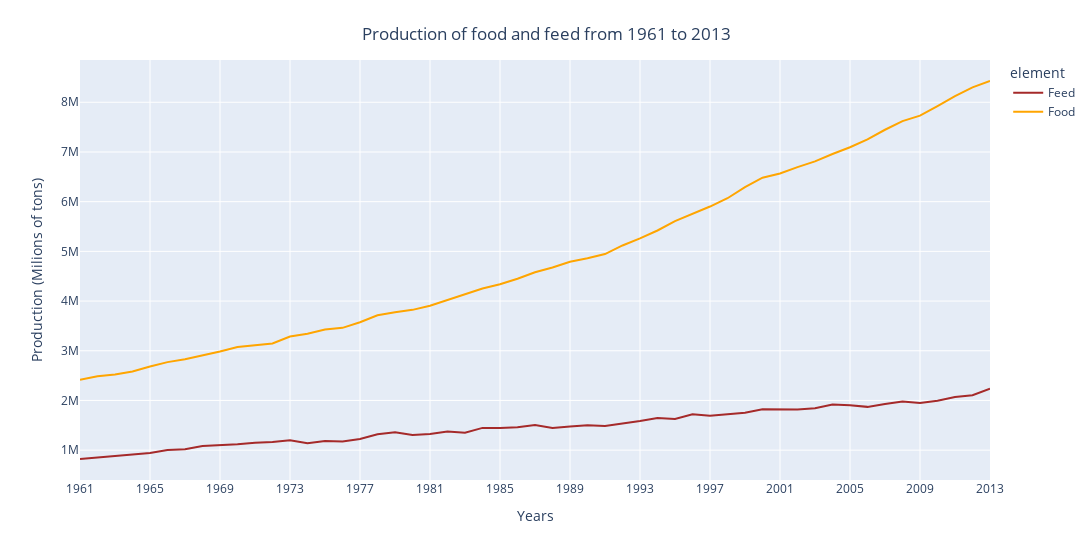

The notebook cell saved with this chart:
### Markdown cell above
Come mostra il grafico a torta qui sopra, gli elementi che riguardano il cibo *sono molti di più* di quelli che riguardano i mangimi nel dataset della produzione. 

Questo significa che nel tempo è stato prodotto più cibo che mangime? 

Per rispondere a questa domanda nel prossimo grafico raggrupperò gli elementi di cibo e mangime separatamente, sommando i valori di produzione di ogni anno. In questo modo sarò in grado di mostrare un trend globale che riguarda la produzione di entrambi dal 1961 al 2013.

### Code cell
# Raggruppo tutti gli elementi di cibi e mangimi e sommo i valori di produzione di ogni anno
food_feed_prod = df_prod.groupby(['element', 'years'])['production'].sum().reset_index()

fig = px.line(
    food_feed_prod, 
    x="years",
    y="production", 
    
    color='element',
    color_discrete_map={
        'Feed':'brown',
        'Food':'orange'})

fig.update_layout(
    width=1100,

    title='Production of food and feed from 1961 to 2013',
    title_x = 0.5,
    title_y = 0.95,
    title_xanchor='center',
    title_yanchor='top',

    showlegend= True,
    legend_itemclick=False,

    yaxis = dict(title='Production (Milions of tons)'),
    xaxis = dict(
        title='Years',
        tickmode = 'linear',
        tick0 = 0,
        dtick = 4))    

# fig.show()
plotly.offline.iplot(fig)

### Figure 1 — Plotly figure (JSON) as saved in the notebook; plotly's stock layout.template omitted (floating-point values rounded to 4 significant figures)
{"data": [{"hovertemplate": "element=Feed<br>years=%{x}<br>production=%{y}<extra></extra>", "legendgroup": "Feed", "line": {"color": "brown", "dash": "solid"}, "marker": {"symbol": "circle"}, "mode": "lines", "name": "Feed", "orientation": "v", "showlegend": true, "type": "scatter", "x": ["1961", "1962", "1963", "1964", "1965", "1966", "1967", "1968", "1969", "1970", "1971", "1972", "1973", "1974", "1975", "1976", "1977", "1978", "1979", "1980", "1981", "1982", "1983", "1984", "1985", "1986", "1987", "1988", "1989", "1990", "1991", "1992", "1993", "1994", "1995", "1996", "1997", "1998", "1999", "2000", "2001", "2002", "2003", "2004", "2005", "2006", "2007", "2008", "2009", "2010", "2011", "2012", "2013"], "xaxis": "x", "y": [821878, 850832, 893940, 910709, 944899, 1000799, 1018995, 1083968, 1099832, 1116801, 1147899, 1165176, 1199267, 1137438, 1182501, 1174844, 1223020, 1321305, 1360306, 1303828, 1326734, 1373979, 1351499, 1447563, 1443705, 1461746, 1507108, 1445659, 1476912, 1501382, 1486180, 1530744, 1584682, 1646052, 1627058, 1723303, 1693401, 1720461, 1754614, 1822025, 1825360, 1820007, 1841157, 1917207, 1905124, 1870875, 1929997, 1980475, 1950183, 1994668, 2069675, 2103506, 2234680], "yaxis": "y"}, {"hovertemplate": "element=Food<br>years=%{x}<br>production=%{y}<extra></extra>", "legendgroup": "Food", "line": {"color": "orange", "dash": "solid"}, "marker": {"symbol": "circle"}, "mode": "lines", "name": "Food", "orientation": "v", "showlegend": true, "type": "scatter", "x": ["1961", "1962", "1963", "1964", "1965", "1966", "1967", "1968", "1969", "1970", "1971", "1972", "1973", "1974", "1975", "1976", "1977", "1978", "1979", "1980", "1981", "1982", "1983", "1984", "1985", "1986", "1987", "1988", "1989", "1990", "1991", "1992", "1993", "1994", "1995", "1996", "1997", "1998", "1999", "2000", "2001", "2002", "2003", "2004", "2005", "2006", "2007", "2008", "2009", "2010", "2011", "2012", "2013"], "xaxis": "x", "y": [2418262, 2486745, 2523607, 2582483, 2681908, 2771271, 2829363, 2900462, 2985461, 3076048, 3115527, 3148080, 3286825, 3343576, 3426389, 3461292, 3574345, 3713364, 3773918, 3823236, 3905621, 4019884, 4134977, 4254217, 4337001, 4448350, 4579419, 4676167, 4792180, 4860115, 4945444, 5118820, 5261040, 5420336, 5609653, 5752268, 5902139, 6069477, 6293789, 6481665, 6566872, 6695726, 6811852, 6959576, 7094650, 7253908, 7447121, 7621971, 7731419, 7925078, 8121899, 8299854, 8428288], "yaxis": "y"}], "layout": {"legend": {"itemclick": false, "title": {"text": "element"}, "tracegroupgap": 0}, "margin": {"t": 60}, "showlegend": true, "title": {"text": "Production of food and feed from 1961 to 2013", "x": 0.5, "xanchor": "center", "y": 0.95, "yanchor": "top"}, "width": 1100, "xaxis": {"anchor": "y", "domain": [0, 1], "dtick": 4, "tick0": 0, "tickmode": "linear", "title": {"text": "Years"}}, "yaxis": {"anchor": "x", "domain": [0, 1], "title": {"text": "Production (Milions of tons)"}}}}
